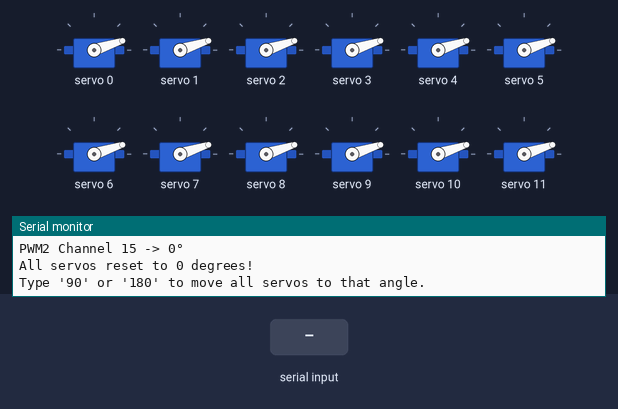
Simulated run of this sketch. Board: ESP32. Shown: 12 × servo, the last lines printed to the serial monitor. The inputs (shaded band) are chosen by the test bench.

Above: at 3.0 s.
3.1 s: "90,45\n" received over Serial
At 4.3 s:
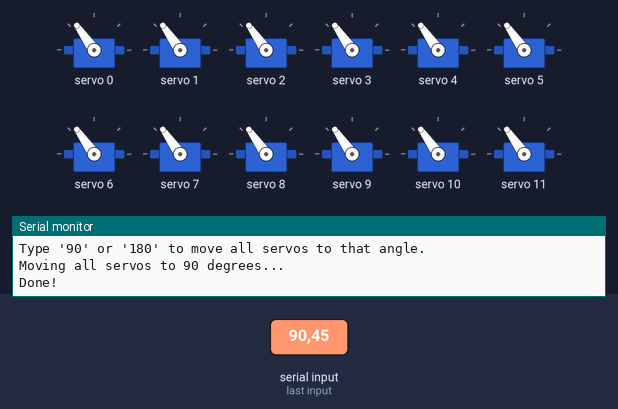
4.6 s: "30,150\n" received over Serial
At 5.0 s:
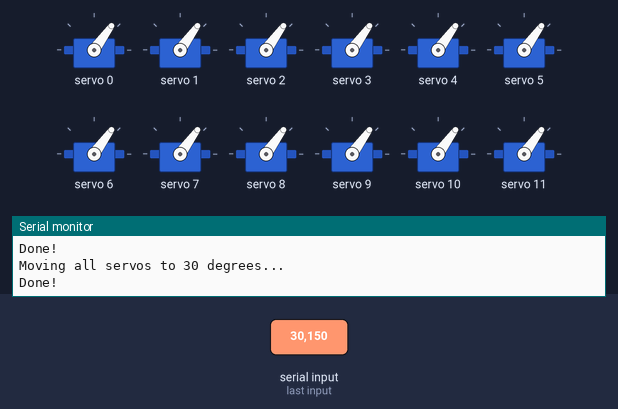
6.1 s: "5\n" received over Serial
At 6.9 s:
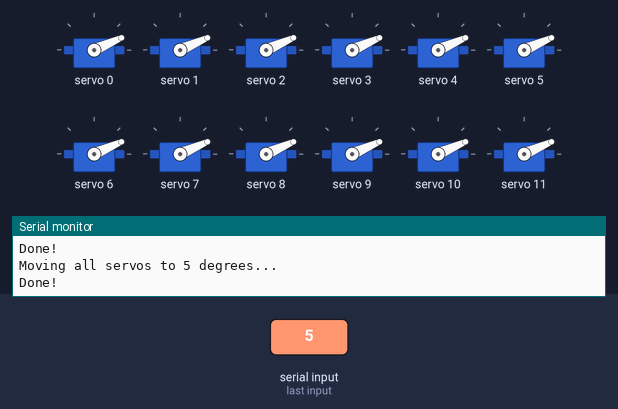
7.6 s: "90\n" received over Serial
At 8.8 s:
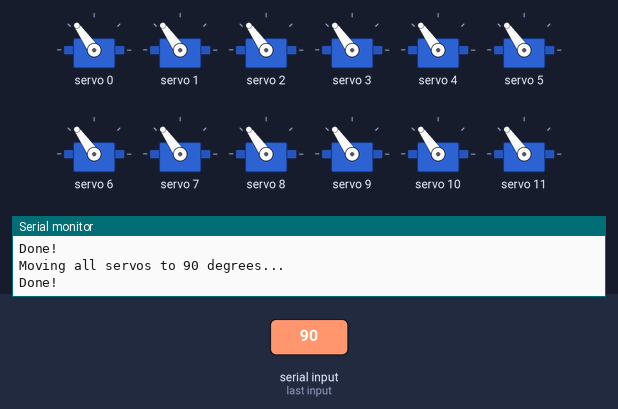
Timing chart, 0 to 10.2 s (numbered marks = the images above; inputs shaded):
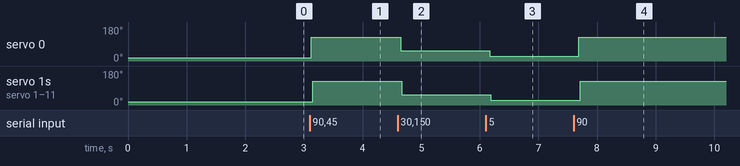

Measured:
- after the input at 3.1 s, servo 0: 18° → 125° at once; servo 1–11: 18° → 125° after 0.05 s
- after the input at 4.6 s, servo 0: 125° → 54° after 0.05 s; servo 1–11: 125° → 54° after 0.07 s
- after the input at 6.1 s, servo 0: 54° → 24° after 0.07 s; servo 1–11: 54° → 24° after 0.09 s
- after the input at 7.6 s, servo 0: 24° → 125° after 0.09 s; servo 1–11: 24° → 125° after 0.11 s

The sketch:

test.ino
```cpp
/*
  Simple ESP32 program to reset all servos on two PCA9685 boards to 0 degrees
  - PCA9685 #1 at address 0x40
  - PCA9685 #2 at address 0x41
  - Sets all 32 channels (16 per board) to 0 degrees
*/

#include <Wire.h>
#include <Adafruit_PWMServoDriver.h>

// Two PCA9685 drivers
Adafruit_PWMServoDriver pwm1 = Adafruit_PWMServoDriver(0x40);
Adafruit_PWMServoDriver pwm2 = Adafruit_PWMServoDriver(0x41);

// Servo pulse width limits
#define SERVO_MIN 150  // pulse for 0 degrees
#define SERVO_MAX 600  // pulse for 180 degrees

// Convert angle to pulse width
int angleToPulse(int angle) {
  if (angle < 0) angle = 0;
  if (angle > 180) angle = 180;
  return map(angle, 0, 180, SERVO_MIN, SERVO_MAX);
}

void setup() {
  Serial.begin(115200);
  delay(100);

  // Initialize I2C
  Wire.begin(21, 22); // SDA=21, SCL=22 on ESP32

  Serial.println("Initializing PCA9685 boards...");

  // Initialize both boards
  pwm1.begin();
  pwm1.setPWMFreq(50); // 50Hz for servos

  pwm2.begin();
  pwm2.setPWMFreq(50);

  delay(100);

  Serial.println("Resetting all servos to 0 degrees...");

  int pulse = angleToPulse(0); // Get pulse for 0 degrees

  // Reset all 16 channels on first board
  for (int ch = 0; ch < 16; ch++) {
    pwm1.setPWM(ch, 0, pulse);
    Serial.print("PWM1 Channel ");
    Serial.print(ch);
    Serial.println(" -> 0°");
    delay(50); // Small delay between servo commands
  }

  // Reset all 16 channels on second board
  for (int ch = 0; ch < 16; ch++) {
    pwm2.setPWM(ch, 0, pulse);
    Serial.print("PWM2 Channel ");
    Serial.print(ch);
    Serial.println(" -> 0°");
    delay(50);
  }

  Serial.println("\nAll servos reset to 0 degrees!");
  Serial.println("Type '90' or '180' to move all servos to that angle.");
}

void loop() {
  // Check for serial input to move servos to different angles
  if (Serial.available() > 0) {
    String input = Serial.readStringUntil('\n');
    input.trim();

    int angle = input.toInt();

    if (angle >= 0 && angle <= 180) {
      Serial.print("Moving all servos to ");
      Serial.print(angle);
      Serial.println(" degrees...");

      int pulse = angleToPulse(angle);

      // Set all channels on both boards
      for (int ch = 0; ch < 16; ch++) {
        pwm1.setPWM(ch, 0, pulse);
        pwm2.setPWM(ch, 0, pulse);
      }

      Serial.println("Done!");
    } else {
      Serial.println("Invalid angle. Enter 0-180.");
    }
  }

  delay(100);
}
```
